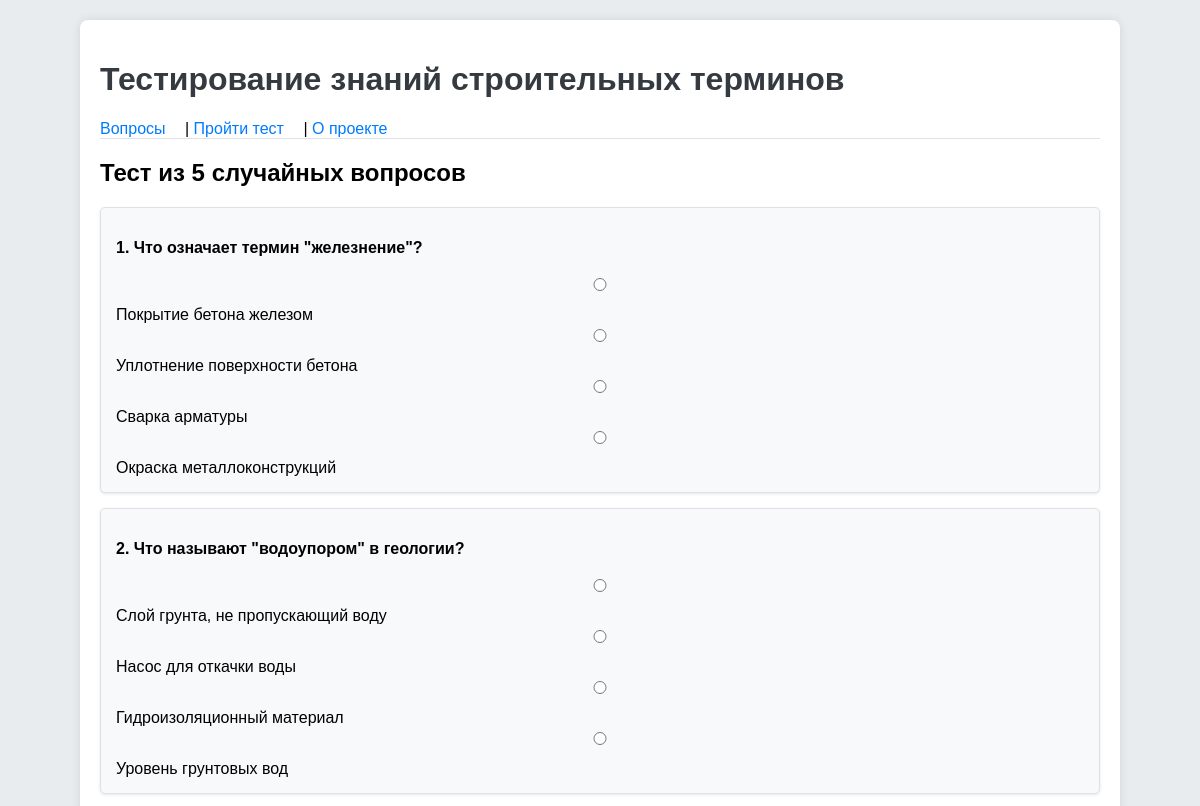
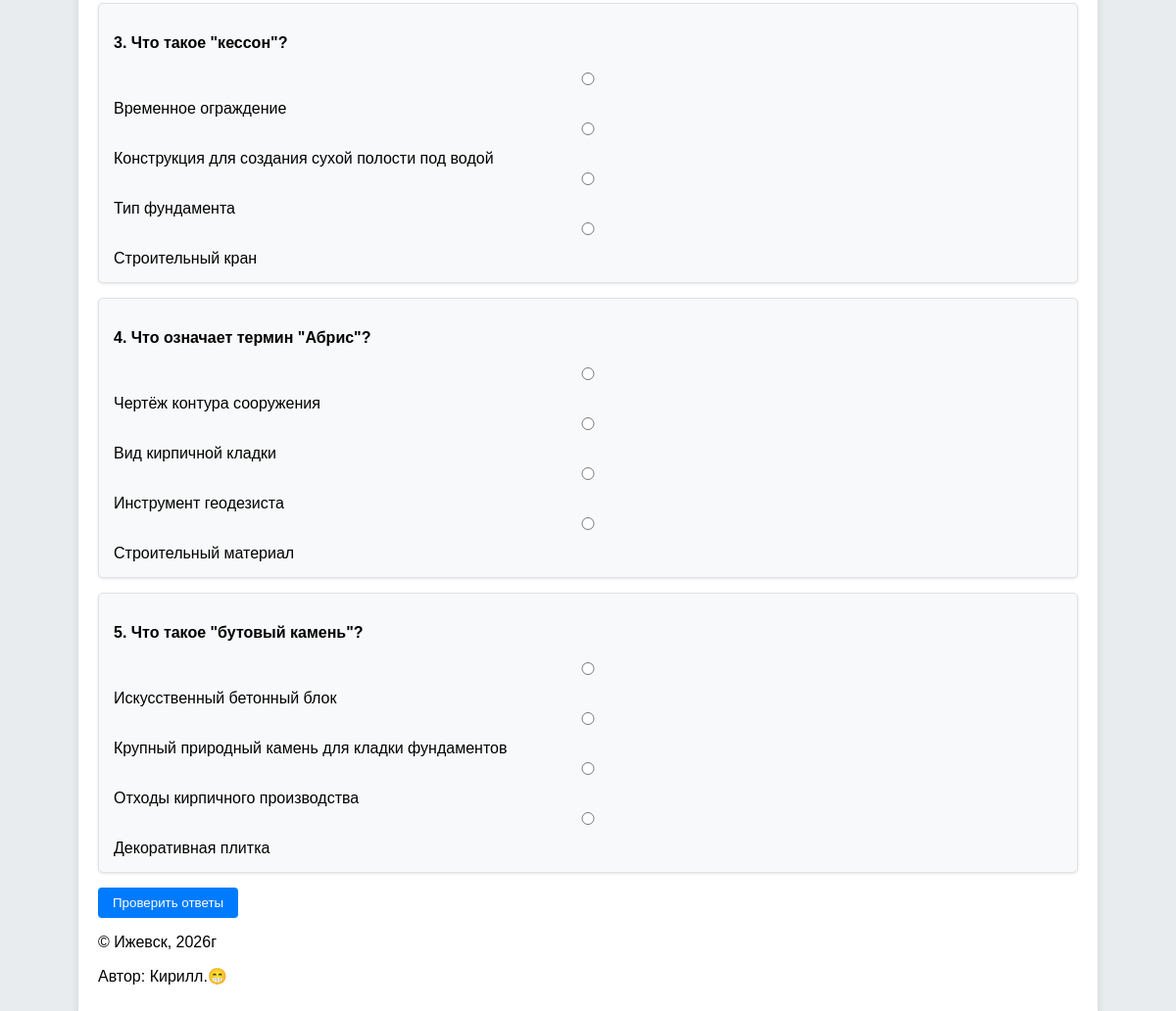
The app's page /quiz/ with its own data (2 pictures, top to bottom).
### quiz/models.py (models this page shows, shortened)
class Question(models.Model):
    question_text = models.CharField(max_length=500, verbose_name="Текст вопроса")
    option1 = models.CharField(max_length=200, verbose_name="Вариант 1")
    option2 = models.CharField(max_length=200, verbose_name="Вариант 2")
    option3 = models.CharField(max_length=200, verbose_name="Вариант 3")
    option4 = models.CharField(max_length=200, verbose_name="Вариант 4")
    correct_option = models.PositiveSmallIntegerField(verbose_name="Правильный вариант (1-4)")
    explanation = models.TextField(verbose_name="Пояснение")
    class Meta:
        verbose_name = "Вопрос"
        verbose_name_plural = "Вопросы"

### quiz/views.py (the view)
# urls.py: path("quiz/", views.quiz_start, name="quiz_start"),
def quiz_start(request):
    all_questions = list(Question.objects.all())
    if len(all_questions) >= 5:
        questions = random.sample(all_questions, 5)
    else:
        questions = all_questions
    request.session["quiz_questions_ids"] = [q.id for q in questions]
    return render(request, "quiz/quiz.html", {"questions": questions})

### templates/quiz/quiz.html (shortened to what this page needs)
{% extends 'base.html' %}
{% block content %}
<h2>Тест из 5 случайных вопросов</h2>
<form method="post" action="{% url 'quiz:quiz_result' %}">
    {% for q in questions %}
        <div class="card">
            <p><strong>{{ forloop.counter }}. {{ q.question_text }}</strong></p>
            <label><input type="radio" name="question_{{ q.id }}" value="1" required> {{ q.option1 }}</label><br>
            <label><input type="radio" name="question_{{ q.id }}" value="2"> {{ q.option2 }}</label><br>
            <label><input type="radio" name="question_{{ q.id }}" value="3"> {{ q.option3 }}</label><br>
            <label><input type="radio" name="question_{{ q.id }}" value="4"> {{ q.option4 }}</label><br>
        </div>
    {% endfor %}
    <button type="submit" class="btn">Проверить ответы</button>
</form>
{% endblock %}

### static/css/style.css (style rules this page uses)
body { background-color: #e9ecef; font-family: Arial, sans-serif; margin: 0; padding: 20px; }
.card { background: #f8f9fa; border: 1px solid #dee2e6; border-radius: 5px; padding: 15px; margin-bottom: 15px; box-shadow: 0 1px 3px rgba(0,0,0,0.1); }
.btn { display: inline-block; padding: 8px 15px; background-color: #007bff; color: white; text-decoration: none; border-radius: 4px; border: none; cursor: pointer; }
form input, form textarea, form select { width: 100%; padding: 8px; margin: 5px 0 15px; border: 1px solid #ccc; border-radius: 4px; }

### records on screen
Question: question_text "Что означает термин \"железнение\"?", option1 "Покрытие бетона железом", option2 "Уплотнение поверхности бетона", option3 "Сварка арматуры", option4 "Окраска металлоконструкций"
Question: question_text "Что называют \"водоупором\" в геологии?", option1 "Слой грунта, не пропускающий воду", option2 "Насос для откачки воды", option3 "Гидроизоляционный материал", option4 "Уровень грунтовых вод"
Question: question_text "Что такое \"кессон\"?", option1 "Временное ограждение", option2 "Конструкция для создания сухой полости под водой", option3 "Тип фундамента", option4 "Строительный кран"
Question: question_text "Что означает термин \"Абрис\"?", option1 "Чертёж контура сооружения", option2 "Вид кирпичной кладки", option3 "Инструмент геодезиста", option4 "Строительный материал"
Question: question_text "Что такое \"бутовый камень\"?", option1 "Искусственный бетонный блок", option2 "Крупный природный камень для кладки фундаментов", option3 "Отходы кирпичного производства", option4 "Декоративная плитка"
